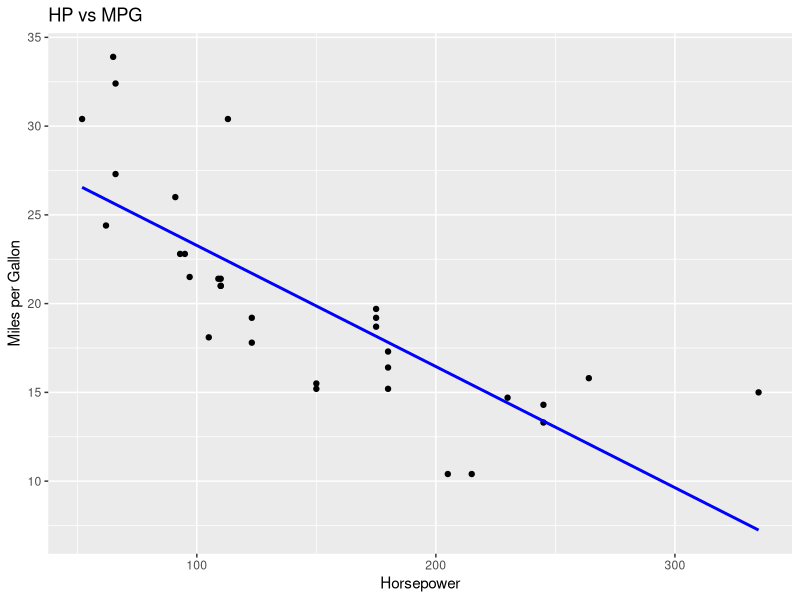
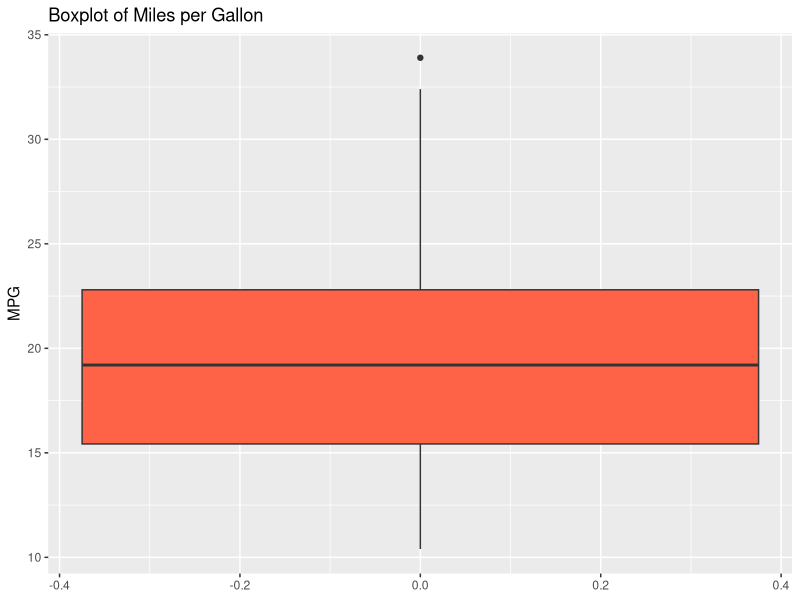
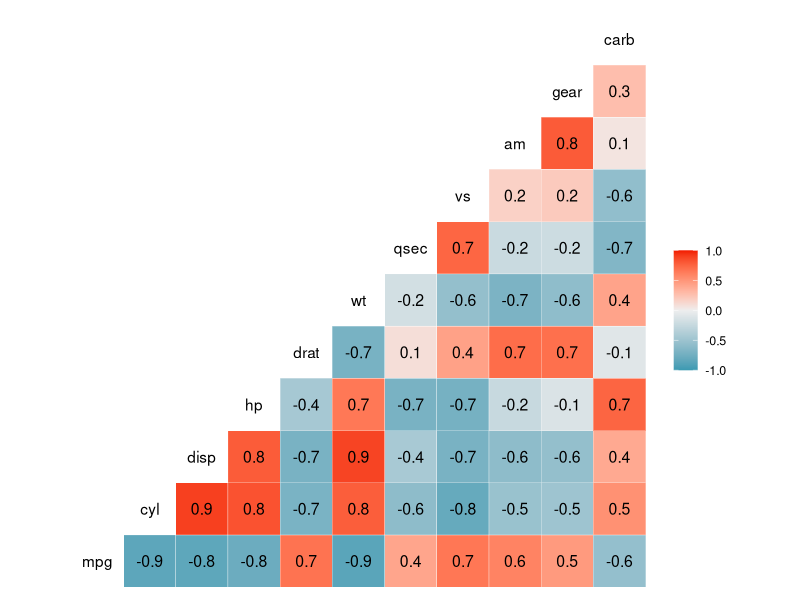

Generate these figures, in order, with R:
data("mtcars")
head(mtcars)


install.packages("ggplot2")   
library(ggplot2)

data("mtcars")

graphics.off()  
ggplot(mtcars, aes(x = hp, y = mpg)) +
  geom_point() +
  geom_smooth(method = "lm", se = FALSE, color = "blue") +
  labs(title = "HP vs MPG", x = "Horsepower", y = "Miles per Gallon")


ggplot(mtcars, aes(y = mpg)) +
  geom_boxplot(fill = "tomato") +
  labs(title = "Boxplot of Miles per Gallon", y = "MPG")

install.packages("GGally")

library(GGally)

ggcorr(mtcars, label = TRUE)

colSums(is.na(mtcars))


mtcars_clean <- na.omit(mtcars)
cat("Total NA values after cleaning:", sum(is.na(mtcars_clean)), "\n")

install.packages("dplyr")  
library(dplyr)

mtcars_clean <- mtcars_clean[!duplicated(mtcars_clean), ]
mtcars_filtered <- mtcars_clean %>% filter(mpg > 20)

mtcars_selected <- mtcars_filtered %>% select(mpg, hp, wt)

mtcars_mutated <- mtcars_selected %>%
  mutate(power_to_weight = hp / wt)
mtcars_scaled <- mtcars_selected %>%
  mutate(across(c(mpg, hp, wt), ~ scale(.)[,1]))
head(mtcars_scaled)
